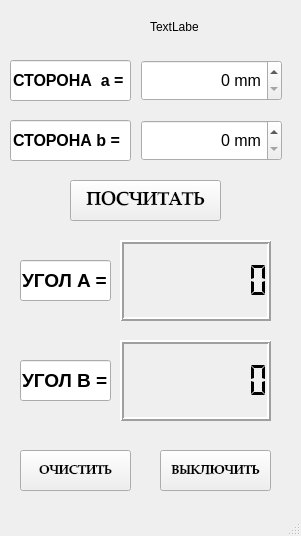
<?xml version="1.0" encoding="UTF-8"?>
<ui version="4.0">
 <class>MainWindow</class>
 <widget class="QMainWindow" name="MainWindow">
  <property name="geometry">
   <rect>
    <x>0</x>
    <y>0</y>
    <width>301</width>
    <height>536</height>
   </rect>
  </property>
  <property name="windowTitle">
   <string>MainWindow</string>
  </property>
  <property name="autoFillBackground">
   <bool>false</bool>
  </property>
  <widget class="QWidget" name="centralwidget">
   <widget class="QPushButton" name="pushButton_1">
    <property name="geometry">
     <rect>
      <x>160</x>
      <y>450</y>
      <width>111</width>
      <height>41</height>
     </rect>
    </property>
    <property name="font">
     <font>
      <family>Palatino Linotype</family>
      <pointsize>10</pointsize>
      <weight>75</weight>
      <bold>true</bold>
     </font>
    </property>
    <property name="text">
     <string>ВЫКЛЮЧИТЬ</string>
    </property>
   </widget>
   <widget class="QLineEdit" name="lineEdit_1">
    <property name="geometry">
     <rect>
      <x>10</x>
      <y>60</y>
      <width>121</width>
      <height>41</height>
     </rect>
    </property>
    <property name="font">
     <font>
      <pointsize>12</pointsize>
      <weight>75</weight>
      <bold>true</bold>
     </font>
    </property>
    <property name="text">
     <string>СТОРОНА  a =</string>
    </property>
   </widget>
   <widget class="QLCDNumber" name="lcdNumber_1">
    <property name="geometry">
     <rect>
      <x>120</x>
      <y>240</y>
      <width>151</width>
      <height>81</height>
     </rect>
    </property>
    <property name="frameShape">
     <enum>QFrame::Box</enum>
    </property>
    <property name="frameShadow">
     <enum>QFrame::Raised</enum>
    </property>
    <property name="lineWidth">
     <number>2</number>
    </property>
    <property name="digitCount">
     <number>8</number>
    </property>
    <property name="segmentStyle">
     <enum>QLCDNumber::Flat</enum>
    </property>
    <property name="value" stdset="0">
     <double>0.000000000000000</double>
    </property>
    <property name="intValue" stdset="0">
     <number>0</number>
    </property>
   </widget>
   <widget class="QLCDNumber" name="lcdNumber_2">
    <property name="geometry">
     <rect>
      <x>120</x>
      <y>340</y>
      <width>151</width>
      <height>81</height>
     </rect>
    </property>
    <property name="lineWidth">
     <number>2</number>
    </property>
    <property name="digitCount">
     <number>8</number>
    </property>
    <property name="segmentStyle">
     <enum>QLCDNumber::Flat</enum>
    </property>
   </widget>
   <widget class="QLineEdit" name="lineEdit_3">
    <property name="geometry">
     <rect>
      <x>10</x>
      <y>120</y>
      <width>121</width>
      <height>41</height>
     </rect>
    </property>
    <property name="font">
     <font>
      <pointsize>12</pointsize>
      <weight>75</weight>
      <bold>true</bold>
     </font>
    </property>
    <property name="text">
     <string>СТОРОНА b =</string>
    </property>
   </widget>
   <widget class="QPushButton" name="pushButton_2">
    <property name="geometry">
     <rect>
      <x>70</x>
      <y>180</y>
      <width>151</width>
      <height>41</height>
     </rect>
    </property>
    <property name="font">
     <font>
      <family>Palatino Linotype</family>
      <pointsize>14</pointsize>
      <weight>75</weight>
      <bold>true</bold>
     </font>
    </property>
    <property name="text">
     <string>ПОСЧИТАТЬ</string>
    </property>
   </widget>
   <widget class="QLineEdit" name="lineEdit_5">
    <property name="geometry">
     <rect>
      <x>20</x>
      <y>260</y>
      <width>91</width>
      <height>41</height>
     </rect>
    </property>
    <property name="font">
     <font>
      <pointsize>14</pointsize>
      <weight>75</weight>
      <bold>true</bold>
     </font>
    </property>
    <property name="text">
     <string>УГОЛ A =</string>
    </property>
   </widget>
   <widget class="QLineEdit" name="lineEdit_6">
    <property name="geometry">
     <rect>
      <x>20</x>
      <y>360</y>
      <width>91</width>
      <height>41</height>
     </rect>
    </property>
    <property name="font">
     <font>
      <pointsize>14</pointsize>
      <weight>75</weight>
      <bold>true</bold>
     </font>
    </property>
    <property name="text">
     <string>УГОЛ B =</string>
    </property>
   </widget>
   <widget class="QPushButton" name="pushButton_3">
    <property name="geometry">
     <rect>
      <x>20</x>
      <y>450</y>
      <width>111</width>
      <height>41</height>
     </rect>
    </property>
    <property name="font">
     <font>
      <family>Palatino Linotype</family>
      <pointsize>10</pointsize>
      <weight>75</weight>
      <bold>true</bold>
     </font>
    </property>
    <property name="text">
     <string>ОЧИСТИТЬ</string>
    </property>
   </widget>
   <widget class="QSpinBox" name="spinBox_1">
    <property name="geometry">
     <rect>
      <x>141</x>
      <y>60</y>
      <width>141</width>
      <height>41</height>
     </rect>
    </property>
    <property name="font">
     <font>
      <pointsize>12</pointsize>
     </font>
    </property>
    <property name="alignment">
     <set>Qt::AlignRight|Qt::AlignTrailing|Qt::AlignVCenter</set>
    </property>
    <property name="suffix">
     <string> mm</string>
    </property>
    <property name="minimum">
     <number>0</number>
    </property>
    <property name="maximum">
     <number>9999999</number>
    </property>
    <property name="stepType">
     <enum>QAbstractSpinBox::DefaultStepType</enum>
    </property>
    <property name="value">
     <number>0</number>
    </property>
    <property name="displayIntegerBase">
     <number>10</number>
    </property>
   </widget>
   <widget class="QSpinBox" name="spinBox_2">
    <property name="geometry">
     <rect>
      <x>141</x>
      <y>120</y>
      <width>141</width>
      <height>41</height>
     </rect>
    </property>
    <property name="font">
     <font>
      <pointsize>12</pointsize>
     </font>
    </property>
    <property name="alignment">
     <set>Qt::AlignRight|Qt::AlignTrailing|Qt::AlignVCenter</set>
    </property>
    <property name="suffix">
     <string> mm</string>
    </property>
    <property name="minimum">
     <number>0</number>
    </property>
    <property name="maximum">
     <number>9999999</number>
    </property>
    <property name="value">
     <number>0</number>
    </property>
    <property name="displayIntegerBase">
     <number>10</number>
    </property>
   </widget>
   <widget class="QLabel" name="label">
    <property name="geometry">
     <rect>
      <x>150</x>
      <y>20</y>
      <width>48</width>
      <height>13</height>
     </rect>
    </property>
    <property name="text">
     <string>TextLabel</string>
    </property>
   </widget>
  </widget>
  <widget class="QMenuBar" name="menubar">
   <property name="geometry">
    <rect>
     <x>0</x>
     <y>0</y>
     <width>301</width>
     <height>21</height>
    </rect>
   </property>
  </widget>
  <widget class="QStatusBar" name="statusbar"/>
 </widget>
 <resources/>
 <connections>
  <connection>
   <sender>pushButton_3</sender>
   <signal>clicked()</signal>
   <receiver>spinBox_1</receiver>
   <slot>clear()</slot>
   <hints>
    <hint type="sourcelabel">
     <x>71</x>
     <y>480</y>
    </hint>
    <hint type="destinationlabel">
     <x>188</x>
     <y>108</y>
    </hint>
   </hints>
  </connection>
  <connection>
   <sender>pushButton_3</sender>
   <signal>clicked()</signal>
   <receiver>spinBox_2</receiver>
   <slot>clear()</slot>
   <hints>
    <hint type="sourcelabel">
     <x>43</x>
     <y>489</y>
    </hint>
    <hint type="destinationlabel">
     <x>195</x>
     <y>157</y>
    </hint>
   </hints>
  </connection>
  <connection>
   <sender>pushButton_2</sender>
   <signal>clicked()</signal>
   <receiver>spinBox_1</receiver>
   <slot>selectAll()</slot>
   <hints>
    <hint type="sourcelabel">
     <x>142</x>
     <y>218</y>
    </hint>
    <hint type="destinationlabel">
     <x>194</x>
     <y>93</y>
    </hint>
   </hints>
  </connection>
  <connection>
   <sender>pushButton_2</sender>
   <signal>clicked()</signal>
   <receiver>spinBox_2</receiver>
   <slot>selectAll()</slot>
   <hints>
    <hint type="sourcelabel">
     <x>183</x>
     <y>224</y>
    </hint>
    <hint type="destinationlabel">
     <x>223</x>
     <y>167</y>
    </hint>
   </hints>
  </connection>
 </connections>
</ui>
